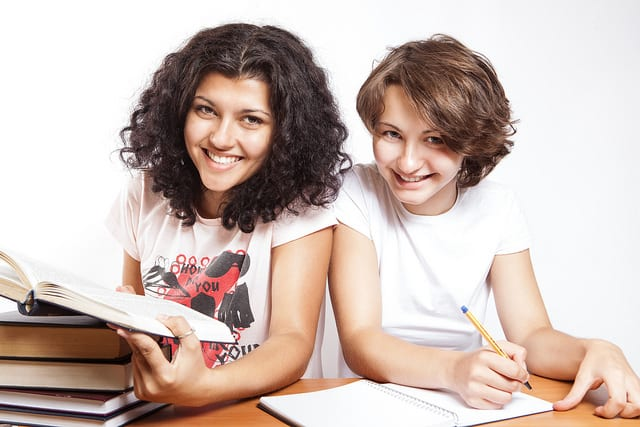
#> input picture test1.jpg, 640 x 427 px
$ jupyter execute --allow-errors 'Recognize faces and landmarks v1.ipynb'   (shell and % lines are left out)   (older library calls are emulated)
#> lines starting #> are read from the running program, lines starting #| are printed output that depends on the picture; after the words box and inside, x2 and y2 are one past the last pixel; in counts of white or black regions, pixels touching at a corner belong together
# 3 Detect Faces and Eye Locations in Videos

**Objective:** Use openCV to read videos frame by frame. Use matplotlib or openCV to save the frames as images. Use openCV to compare frames from genuine and Deepfake videos. You can compute a simple difference between original and Deepfake frames and save the difference as an image. You can also compare the histograms of original and Deepfake frames.

Workflow:

1. use test data
2. make a bounding box on a frame
3. identify landmarks in faces
4. apply logic to current problem

* `./VidTIMIT/VidTIMIT` - folder with original videos
* `./DeepfakeTIMIT`- folder with Deepfake videos

[cell 1]
import numpy as np
import glob
import os
import numpy as np

import cv2
from cv2 import imread
from cv2 import CascadeClassifier

print(cv2.__version__)

import matplotlib.pyplot as plt

from mtcnn import MTCNN
#> (the rest of this cell did not finish here and is left out)

[cell 2]
# os.getcwd()

[cell 3]
# download cascade classifiers here:
# https://github.com/opencv/opencv/tree/master/data/haarcascades
# find test images here:
# https://machinelearningmastery.com/how-to-perform-face-detection-with-classical-and-deep-learning-methods-in-python-with-keras/

[cell 4]
# load the pre-trained model
classifier = cv2.CascadeClassifier('haarcascade_frontalface_default.xml')
face_cascade = cv2.CascadeClassifier('haarcascade_frontalface_default.xml')
eye_cascade = cv2.CascadeClassifier(cv2.data.haarcascades +"haarcascade_eye.xml")

[cell 5]
# example of face detection with opencv cascade classifier

# load the photograph
pixels = cv2.imread('test1.jpg')
#> pixels is the input picture: shape (427, 640, 3); mean B, G, R 179.7, 186.7, 203.9
# show the image
cv2.imshow('face detection', pixels)
# keep the window open until we press a key
cv2.waitKey(0)
# close the window
cv2.destroyAllWindows()

[cell 6]
# load the pre-trained model
classifier = CascadeClassifier('haarcascade_frontalface_default.xml')
# perform face detection
bboxes = classifier.detectMultiScale(pixels)
#> bboxes = [[173, 74, 108, 108], [363, 104, 97, 97]]
# print bounding box for each detected face
for box in bboxes:
	print(box)
#> this loop made 2 passes
#| [173  74 108 108]
#| [363 104  97  97]

[cell 7]
# extract boxes
x, y, width, height = box
#> x = 363; y = 104; width = 97; height = 97
x2, y2 = x + width, y + height
#> x2 = 460; y2 = 201
# draw a rectangle over the pixels
cv2.rectangle(pixels, (x, y), (x2, y2), (0,0,255), 1)
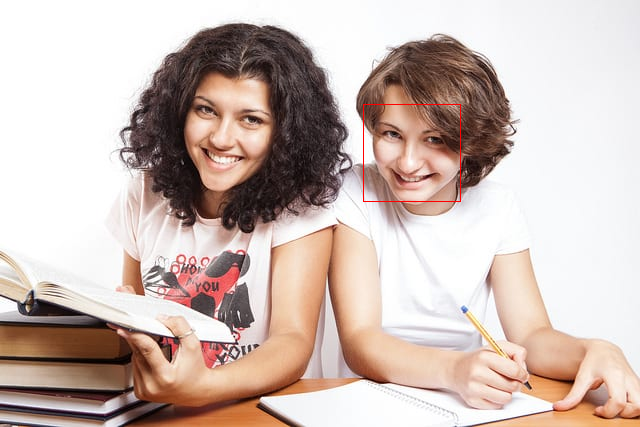
#> pixels: shape (427, 640, 3); 0.14% of pixels changed, all inside (x1, y1, x2, y2) = (363, 104, 461, 202)

[cell 8]
# load the photograph
pixels = imread('test1.jpg')
# load the pre-trained model
classifier = CascadeClassifier('haarcascade_frontalface_default.xml')
# perform face detection
bboxes = classifier.detectMultiScale(pixels)
# print bounding box for each detected face
for box in bboxes:
	# extract
	x, y, width, height = box
	x2, y2 = x + width, y + height
	# draw a rectangle over the pixels
	cv2.rectangle(pixels, (x, y), (x2, y2), (0,255,0), 6)
#> this loop made 2 passes
#> (x, y, width, height, x2, y2) on passes 1 to 2: (173, 74, 108, 108, 281, 182), (363, 104, 97, 97, 460, 201)
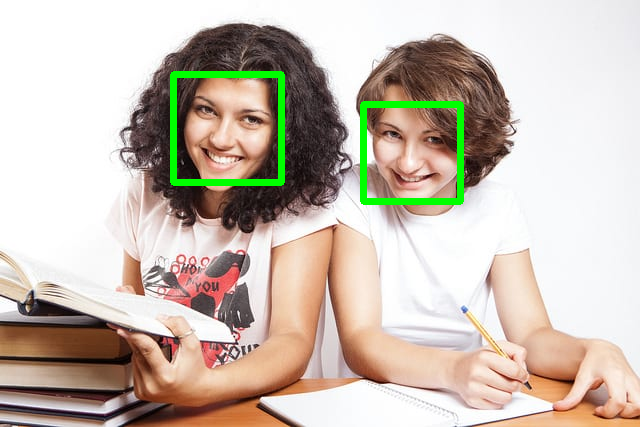
#> pixels: shape (427, 640, 3); 2.09% of pixels changed, all inside (x1, y1, x2, y2) = (170, 71, 464, 205)
# show the image
cv2.imshow('face detection', pixels)
# keep the window open until we press a key
cv2.waitKey(0)
# close the window
cv2.destroyAllWindows()

[cell 9]
# load the photograph
pixels = imread('test2.jpg')
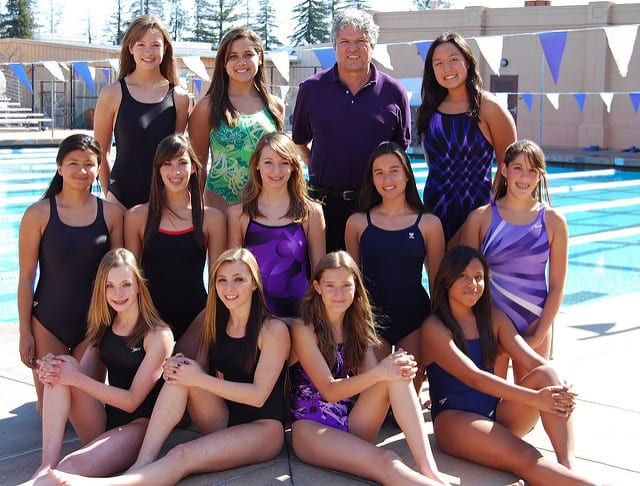
#> input picture test2.jpg, 640 x 486 px
#> pixels is the input picture: shape (486, 640, 3); mean B, G, R 118.6, 113.3, 130.8
# load the pre-trained model
classifier = CascadeClassifier('haarcascade_frontalface_default.xml')
# perform face detection
# bboxes = classifier.detectMultiScale(pixels)

# play with hyperparameters scaleFactor and minNeighbors
bboxes = classifier.detectMultiScale(pixels, 1.01, 6)
#> bboxes = 18 rows, first 6: [406, 160, 27, 27], [335, 29, 36, 36], [427, 47, 39, 39], [208, 263, 46, 46], [316, 269, 44, 44], [128, 31, 39, 39]
# print bounding box for each detected face
for box in bboxes:
	# extract
	x, y, width, height = box
	x2, y2 = x + width, y + height
	# draw a rectangle over the pixels
	cv2.rectangle(pixels, (x, y), (x2, y2), (0,255,0), 4)
#> this loop made 18 passes
#> (x, y, width, height, x2, y2) on passes 1 to 12: (406, 160, 27, 27, 433, 187), (335, 29, 36, 36, 371, 65), (427, 47, 39, 39, 466, 86), (208, 263, 46, 46, 254, 309), (316, 269, 44, 44, 360, 313), (128, 31, 39, 39, 167, 70), (219, 40, 42, 42, 261, 82), (366, 155, 44, 44, 410, 199), (254, 146, 44, 44, 298, 190), (154, 149, 41, 41, 195, 190), (451, 262, 40, 40, 491, 302), (96, 267, 49, 49, 145, 316)
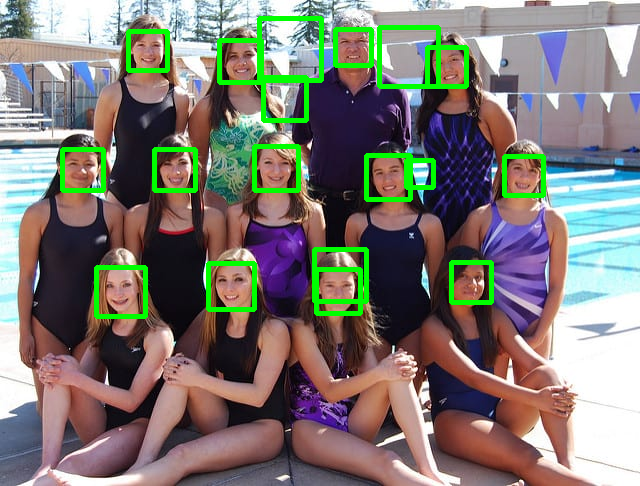
#> pixels: shape (486, 640, 3); 4.8% of pixels changed, all inside (x1, y1, x2, y2) = (60, 16, 546, 319)
# show the image
cv2.imshow('face detection', pixels)
# keep the window open until we press a key
cv2.waitKey(0)
# close the window
cv2.destroyAllWindows()

[cell 10]
# detect faces in the image
# load the photograph
pixels = imread('test1.jpg')
#> (the rest of this cell did not finish here and is left out)

[cell 11]
# face detection with mtcnn on a photograph
from matplotlib import pyplot
from matplotlib.patches import Rectangle
from mtcnn.mtcnn import MTCNN

# draw an image with detected objects
# [17 lines left out: function draw_image_with_boxes, not called in this run]

filename = 'test1.jpg'
# load image from file
pixels = pyplot.imread(filename)
#> pixels: shape (427, 640, 3)
# create the detector, using default weights
#> (the rest of this cell did not finish here and is left out)

[cell 12]
# face detection with mtcnn on a photograph
from matplotlib import pyplot
from matplotlib.patches import Rectangle
from matplotlib.patches import Circle
from mtcnn.mtcnn import MTCNN

# draw an image with detected objects
# [22 lines left out: function draw_image_with_boxes, not called in this run]

filename = 'test1.jpg'
# load image from file
pixels = pyplot.imread(filename)
# create the detector, using default weights
#> (the rest of this cell did not finish here and is left out)

[cell 13]
# face detection with mtcnn on a photograph
from matplotlib import pyplot
from matplotlib.patches import Rectangle
from matplotlib.patches import Circle
from mtcnn.mtcnn import MTCNN

# draw an image with detected objects
# [22 lines left out: function draw_image_with_boxes, not called in this run]

filename = 'test2.jpg'
# load image from file
pixels = pyplot.imread(filename)
#> pixels: shape (486, 640, 3)
# create the detector, using default weights
#> (the rest of this cell did not finish here and is left out)
